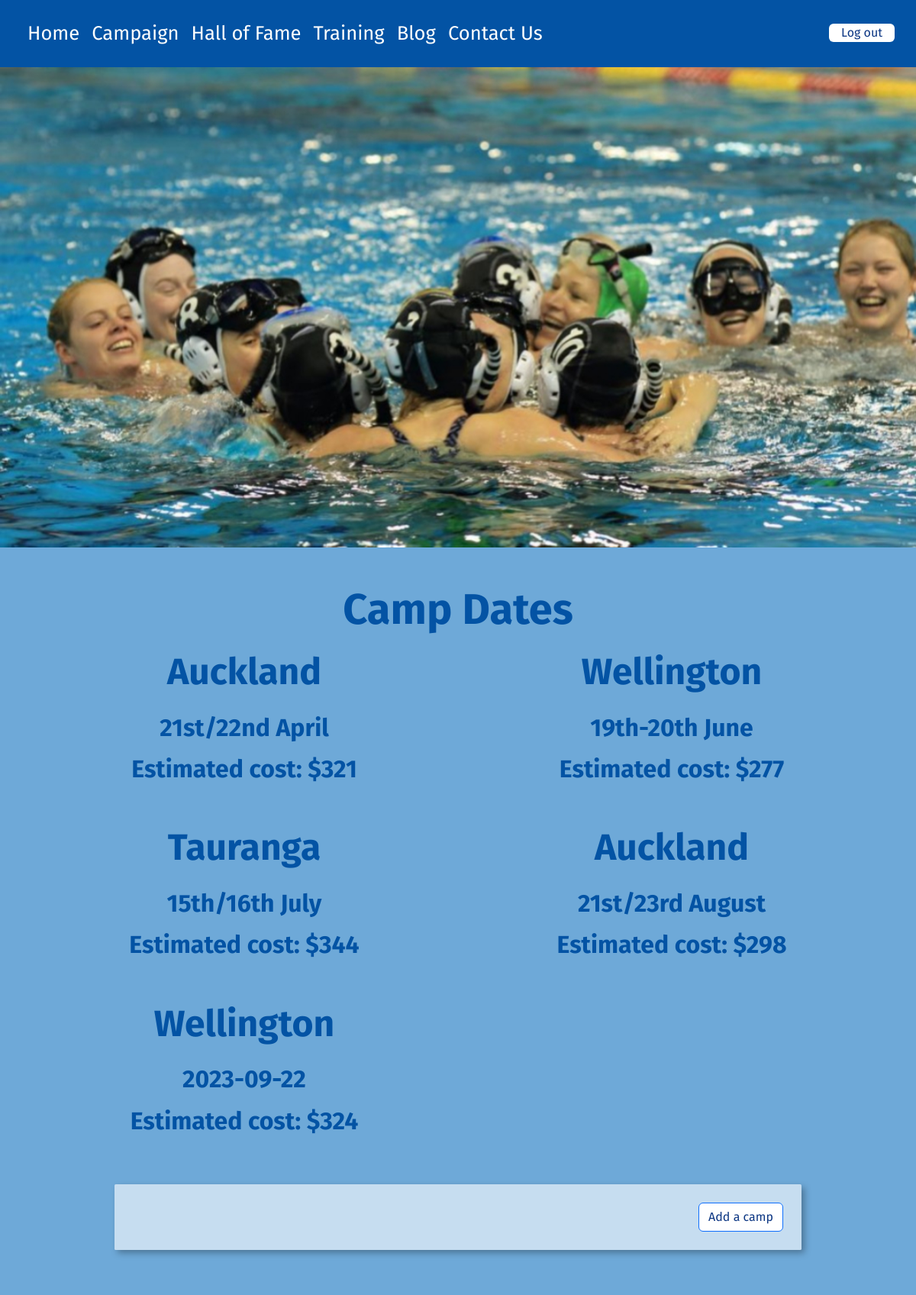
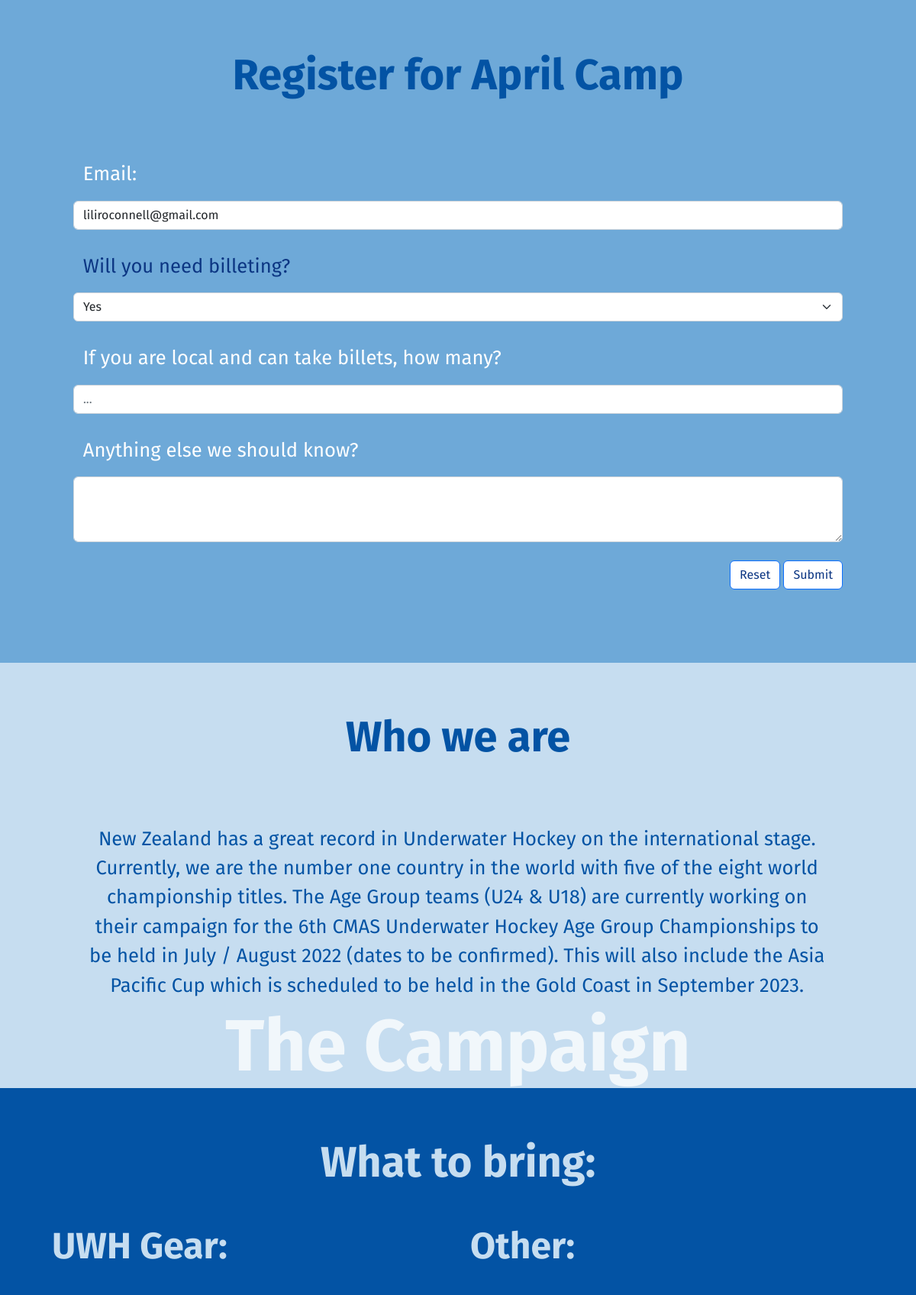
Page /campaign (signed in, upper part) on the committed database (2 pictures, top to bottom).
### tables this page shows
CREATE TABLE camps(
    camp_id integer primary key autoincrement not null,
    camp_cost integer not null unique,
    camp_location text not null,
    camp_date date not null
);

### server.py (the view, shortened to what this page needs)
@app.route('/campaign', methods=["GET", "POST"])
def campaign():
    print("campaign")
    sql = """ select camps.camp_id, camps.camp_cost, camps.camp_location, camps.camp_date
        from camps """
    camp_result = run_search_query_tuples(sql, (), db_path, True)
    msg = ''
    return render_template("campaign.html", camps=camp_result, msg = msg)

### db_function.py (called while the page is built)
def run_search_query_tuples(sql_query, values_tuple, file_path, rowfactory=False):
    result = None
    try:
        db = sqlite3.connect(file_path)
        if rowfactory:
            db.row_factory = sqlite3.Row
        cursor = db.cursor()
        cursor.execute(sql_query, values_tuple)
        result = cursor.fetchall()
        cursor.close()
    except sqlite3.Error as error:
        print("Error running search query tuples: {}".format(error))
        return None
    db.close()
    if result is None:
        print("No search values were found")
    return result

### templates/campaign.html (shortened to what this page needs)
{% extends "layout.html" %}
{% block banner %}
      <img src="static/images/coverimage_11.jpeg" alt="Front banner" class="d-block" style="width:100%">
<div class="container-fluid">
   <div class="hero"><h1> The Campaign </h1>
    </div>
    </div>
{% endblock %}
{% block content %}
<div class="container-fluid p-5" style="background-color: rgb(110,169,216);">
    <h1 style="color: rgb(3,83,164);"> Camp Dates </h1>
    <div class="row p-1 align-items-center">
        {% for row in camps %}
               <div class="col-md-6  p-3 mb-2">
            <h3 style="color: rgb(3,83,164); font-size: 3em;"> {{row['camp_location']}} </h3>
            <h3 style="color: rgb(3,83,164); font-size: 2em;"> {{row['camp_date']}} </h3>
            <h3 style="color: rgb(3,83,164); font-size: 2em;"> Estimated cost: ${{row['camp_cost']}} </h3>
        </div>
        {% endfor %}
        {% if session and session['authorisation']  in ['Coach'] %}
         <div class="news p-4 my-4 text-end">
        <a class="btn btn-primary" href="{{ url_for('add_camp', id=0, task='add') }}">Add a camp</a>
      </div>
        {% endif %}
    </div>
</div>
{% if session and session['authorisation']  in ['Player', 'Coach'] %}
<div class="container-fluid p-5" style="background-color: rgb(110,169,216);">
    <h1 style="color: rgb(3,83,164);"> Register for April Camp </h1>
    <div class="container-md p-5" style="background-color: rgb(110,169,216);">
    <form action="{{url_for('campaign')}}" method="POST">
    <div class="mb-3 mt-3">
      <label for="email">Email:</label>
      <div class="input-group mb-3">
        <input type="email" class="form-control" id="email" value="{{session['email']}}" name="email" readonly>
      </div>
    </div>
    <div class="mb-3 mt-3">
      <label for="billet" class="form-label">Will you need billeting?</label>
      <select class="form-select" id="billet" name="billet" required>
        <option>Yes</option>
      </select>
    </div>
	<div class="mb-3 mt-3">
      <label for="billet_number">If you are local and can take billets, how many?</label>
      <input type="text" class="form-control" id="billet_number" placeholder="..." name="billet_number" >
    </div>
    <div class="mb-3 mt-3">
        <label for="other">Anything else we should know?</label>
        <textarea class="form-control" rows="3" id="other" name="other"></textarea>
    </div>
      <div class="text-end">
        <button type="reset" class="btn btn-primary mt-2">Reset</button>
        <button type="submit" class="btn btn-primary mt-2">Submit</button>
      </div>
  </form>
    </div>
</div>
{% endif %}
<div class="container-fluid p-5" style="background-color: rgb(198,221,240);">
    <h1 class="p-3" style="color: rgb(3,83,164);"> Who we are </h1>
    <div class="container-md p-5" style="background-color: rgb(198,221,240);">
        <p class="body-text p-3" style="color: rgb(3,83,164);">
        New Zealand has a great record in Underwater Hockey on the international stage. Currently, we are the
            number one country in the world with five of the eight world championship titles. The Age Group
            teams (U24 & U18) are currently working on their campaign for the 6th CMAS Underwater Hockey Age
            Group Championships to be held in July / August 2022 (dates to be confirmed). This will also include the Asia Pacific Cup which is scheduled to be held in the Gold Coast in September 2023.</p>
    </div>
</div>
<div class="container-fluid p-5" style="background-color: rgb(3,83,164);">
    <h1 class="py-3" style="color: rgb(198,221,240);"> What to bring: </h1>
    <div class="row p-3">
        <div class="col-md-6  p-3 mb-5">
          <h4 style="color:rgb(198,221,240);"> UWH Gear: </h4>
            <ul style="color: rgb(198,221,240);">
            </ul>
        </div>
       <div class="col-md-6  p-3 mb-5">
         <h4 style="color: rgb(198,221,240);"> Other: </h4>
           <ul style="color: rgb(198,221,240);">
            </ul>
       </div>
    </div>
</div>
{% endblock %}

### static/styles.css (style rules this page uses)
:root { --brand-light: rgb(198,221,240); --brand-blue: rgb(3,83,164); --brand-medium: rgb(0,109,170); --brand-deep: rgb(12,54,131); --brand-light: rgb(110,169,216); }
body { background-color: var(--brand-blue); font-family: 'Fira sans', sans-serif; font-size: 100%; }
p { font-size: 1.6em; }
h1 { font-size: 3.5em; border: 0px solid red; padding:0; overflow: hidden; color: rgb(255,255,255,0.75); font-weight: bold; display: table; white-space: nowrap; margin: 0em; text-align: center; }
h1:before, h1:after { border-top: 3px rgb(255,255,255,0.75); content: ''; display: table-cell; position: relative; top: 0.65em; width: 50%; }
h1:before { right: 3%; }
h1:after { left: 3%; }
h3 { font-size: 2em; font-weight: bolder; color: black; padding-bottom: 0.5em; text-align: center; margin: 0; }
h4 { font-size: 3em; font-weight: bolder; color: black; padding-bottom: 0.5em; text-align: left; margin: 0; }
.hero { position: absolute; text-align: center; top: 50%; left: 50%; transform: translate(-50%, -50%); font-size: 1.7em; }
.btn { color: var(--brand-deep); background-color: white; }
.quote, .body-text, label, .table, form p, form check, label { border: 0px solid red; margin: 0em 0.1em 0.1em 0; padding: 0.5em; text-align: center; font-size: 1.6em; color: white; font-weight: 400; }
ul { border: 0px solid red; margin: 0em 0.1em 0.1em 0; padding: 0.5em; text-align: left; font-size: 1.6em; color: white; font-weight: 400; }
.form-label { border: 0px solid red; margin: 0em 0.1em 0.1em 0; padding: 0.5em; text-align: center; font-size: 1.6em; color: var(--brand-deep); font-weight: 400; }
.news { max-width: 900px; margin: auto; background-color: rgb(198,221,240); border-radius: 0.1em; filter: drop-shadow(0.25em 0.25em 0.25em rgba(0,0,0,0.3)); }

### rows in the picture
camps: camp_location "Auckland", camp_date "21st/22nd April", camp_cost "321"
camps: camp_location "Wellington", camp_date "19th-20th June", camp_cost "277"
camps: camp_location "Tauranga", camp_date "15th/16th July", camp_cost "344"
camps: camp_location "Auckland", camp_date "21st/23rd August", camp_cost "298"
camps: camp_location "Wellington", camp_date "2023-09-22", camp_cost "324"
